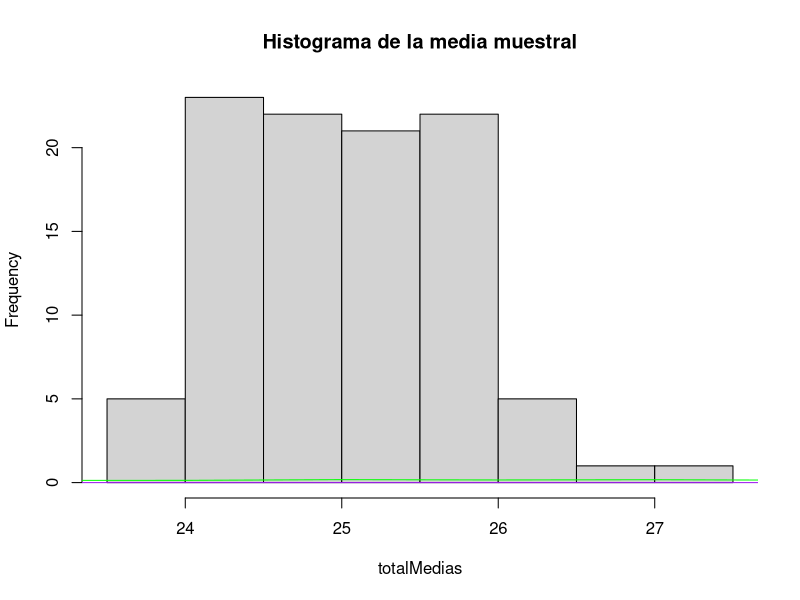
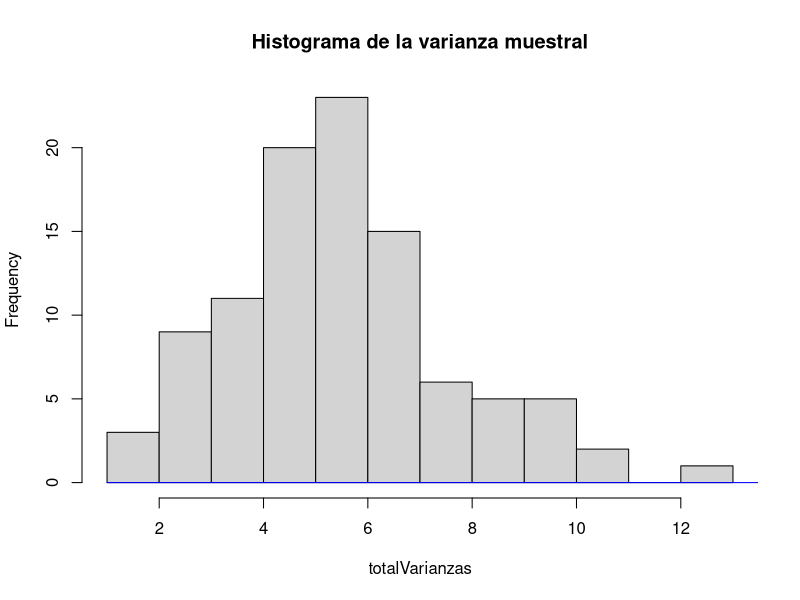

Recreate these plots in R, in order.
# Toma de muestras aleatorias
totalMedias <-c()
totalVarianzas <-c()

sink("datos.txt")
cat("Muestra -- Media -- Varianza", file = "datos.txt", append = TRUE, sep = "\n")

for (j in 1:100) {
  #1
  muestra <- rnorm(10, mean = 25, sd = sqrt(5))
  media <- mean(muestra)
  varianza <- var(muestra)
  
  #2
  cat(muestra, file = "datos.txt", append = TRUE, sep = "\t")
  cat(media, file = "datos.txt", append = TRUE, sep = "\t")
  cat(varianza, file = "datos.txt", append = TRUE, sep = "\n")

  totalMedias <- c(totalMedias, media)
  totalVarianzas <- c(totalVarianzas, varianza)
}
#3
muestra <- rnorm(1000, mean = 25, sd = sqrt(5))
media <- mean(muestra)
varianza <- var(muestra)

# Distr. media muestral
#4
hist(totalMedias, main = "Histograma de la media muestral")
x = muestra # Puesto porque si no da fallo el resto en las funciones de probabilidad diciendo que quiere X
#5
lines(dnorm(x, mean = media, sd = sqrt(5)), col = "green")
#6
lines(dt(x, df = varianza), col = "purple")

# Distr. varianza muestral
#7
hist(totalVarianzas, main = "Histograma de la varianza muestral")
#8
lines(dchisq(x, df = varianza), col = "blue", main = "Grafica de chi cuadrado")
